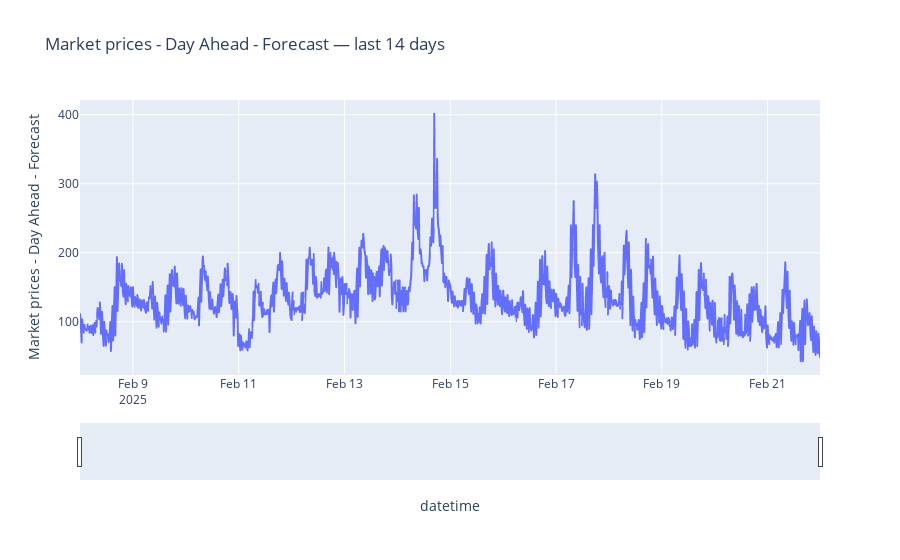

Source (notebook cell):
### Code cell
import plotly.express as px

# Ensure sorted by time
df = df.sort_index()

# Slice to last 14 days based on the latest timestamp present
end = df.index.max()
start = end - pd.Timedelta(days=14)
df_14 = df.loc[start:end]

# Plot
col = df_14.columns[0]
fig = px.line(df_14, x=df_14.index, y=col,
              title=f"{col} — last 14 days",
              labels={"x": "Time", col: col})
fig.update_xaxes(rangeslider_visible=True)
fig.show()

### Figure 1 — Plotly figure (JSON) as saved in the notebook; plotly's stock layout.template omitted (floating-point values rounded to 4 significant figures; data arrays with more than 128 entries replaced by an {"elided": "..."} marker saying what was removed)
{"data": [{"hovertemplate": "datetime=%{x}<br>Market prices - Day Ahead - Forecast=%{y}<extra></extra>", "legendgroup": "", "line": {"color": "#636efa", "dash": "solid"}, "marker": {"symbol": "circle"}, "mode": "lines", "name": "", "showlegend": false, "type": "scattergl", "x": {"elided": "1339 str values"}, "xaxis": "x", "y": {"elided": "1339 float values"}, "yaxis": "y"}], "layout": {"legend": {"tracegroupgap": 0}, "title": {"text": "Market prices - Day Ahead - Forecast — last 14 days"}, "xaxis": {"anchor": "y", "domain": [0, 1], "rangeslider": {"visible": true}, "title": {"text": "datetime"}}, "yaxis": {"anchor": "x", "domain": [0, 1], "title": {"text": "Market prices - Day Ahead - Forecast"}}}}
